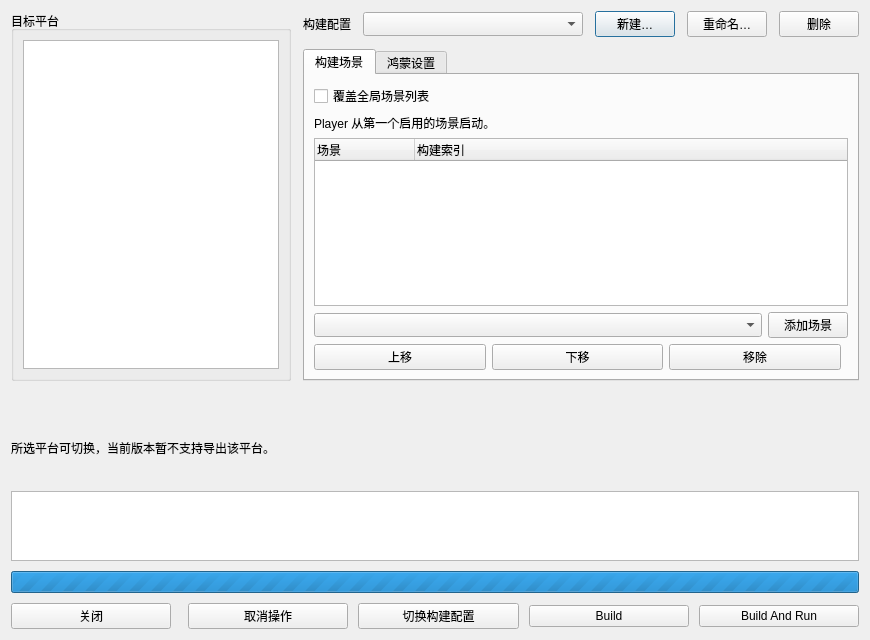
<?xml version="1.0" encoding="UTF-8"?>
<ui version="4.0">
 <class>BuildSettingUIWindow</class>
 <widget class="QDialog" name="BuildSettingUIWindow">
  <property name="windowTitle"><string>Build Profiles</string></property>
  <property name="geometry"><rect><x>0</x><y>0</y><width>870</width><height>640</height></rect></property>
  <property name="minimumSize"><size><width>665</width><height>455</height></size></property>
  <layout class="QVBoxLayout" name="mainLayout">
   <property name="spacing"><number>10</number></property>
   <item>
    <layout class="QHBoxLayout" name="contentLayout" stretch="0,1">
     <property name="spacing"><number>12</number></property>
     <item>
      <widget class="QGroupBox" name="platformGroup">
       <property name="title"><string>目标平台</string></property>
       <property name="minimumSize"><size><width>185</width><height>0</height></size></property>
       <layout class="QVBoxLayout" name="platformLayout">
        <item>
         <widget class="QTreeWidget" name="platformTree">
          <property name="rootIsDecorated"><bool>false</bool></property>
          <property name="itemsExpandable"><bool>false</bool></property>
          <property name="allColumnsShowFocus"><bool>true</bool></property>
          <property name="uniformRowHeights"><bool>true</bool></property>
          <property name="selectionMode"><enum>QAbstractItemView::SingleSelection</enum></property>
          <property name="selectionBehavior"><enum>QAbstractItemView::SelectRows</enum></property>
          <property name="editTriggers"><set>QAbstractItemView::NoEditTriggers</set></property>
          <property name="headerHidden"><bool>true</bool></property>
          <column><property name="text"><string>平台</string></property></column>
          <column><property name="text"><string>状态</string></property></column>
         </widget>
        </item>
       </layout>
      </widget>
     </item>
     <item>
      <layout class="QVBoxLayout" name="detailsLayout">
       <item>
        <layout class="QHBoxLayout" name="profileLayout" stretch="0,1,0,0,0">
         <item><widget class="QLabel" name="profileLabel"><property name="text"><string>构建配置</string></property><property name="buddy"><cstring>profileList</cstring></property></widget></item>
         <item><widget class="QComboBox" name="profileList"><property name="sizeAdjustPolicy"><enum>QComboBox::AdjustToMinimumContentsLengthWithIcon</enum></property><property name="minimumContentsLength"><number>12</number></property></widget></item>
         <item><widget class="QPushButton" name="addProfileButton"><property name="text"><string>新建…</string></property></widget></item>
         <item><widget class="QPushButton" name="renameProfileButton"><property name="text"><string>重命名…</string></property></widget></item>
         <item><widget class="QPushButton" name="removeProfileButton"><property name="text"><string>删除</string></property></widget></item>
        </layout>
       </item>
       <item>
        <widget class="QTabWidget" name="settingsTabs">
         <widget class="QWidget" name="sceneGroup">
          <attribute name="title"><string>构建场景</string></attribute>
       <layout class="QVBoxLayout" name="sceneLayout">
        <item>
         <widget class="QCheckBox" name="overrideScenes">
          <property name="text"><string>覆盖全局场景列表</string></property>
         </widget>
        </item>
        <item>
         <widget class="QLabel" name="startupHint">
          <property name="text"><string>Player 从第一个启用的场景启动。</string></property>
          <property name="wordWrap"><bool>true</bool></property>
         </widget>
        </item>
        <item>
         <widget class="QTreeWidget" name="sceneTree">
          <property name="rootIsDecorated"><bool>false</bool></property>
          <property name="itemsExpandable"><bool>false</bool></property>
          <property name="uniformRowHeights"><bool>true</bool></property>
          <property name="alternatingRowColors"><bool>true</bool></property>
          <property name="selectionMode"><enum>QAbstractItemView::SingleSelection</enum></property>
          <property name="selectionBehavior"><enum>QAbstractItemView::SelectRows</enum></property>
          <property name="editTriggers"><set>QAbstractItemView::NoEditTriggers</set></property>
          <column><property name="text"><string>场景</string></property></column>
          <column><property name="text"><string>构建索引</string></property></column>
         </widget>
        </item>
        <item>
         <layout class="QHBoxLayout" name="addSceneLayout" stretch="1,0">
          <item>
           <widget class="QComboBox" name="availableScenes">
            <property name="sizeAdjustPolicy"><enum>QComboBox::AdjustToMinimumContentsLengthWithIcon</enum></property>
            <property name="minimumContentsLength"><number>10</number></property>
           </widget>
          </item>
          <item><widget class="QPushButton" name="addSceneButton"><property name="text"><string>添加场景</string></property></widget></item>
         </layout>
        </item>
        <item>
         <layout class="QHBoxLayout" name="orderLayout">
          <item><widget class="QPushButton" name="moveUpButton"><property name="text"><string>上移</string></property></widget></item>
          <item><widget class="QPushButton" name="moveDownButton"><property name="text"><string>下移</string></property></widget></item>
          <item><widget class="QPushButton" name="removeSceneButton"><property name="text"><string>移除</string></property></widget></item>
          <item><spacer name="orderSpacer"><property name="orientation"><enum>Qt::Horizontal</enum></property></spacer></item>
         </layout>
        </item>
       </layout>
         </widget>
         <widget class="QWidget" name="harmonyPage">
          <attribute name="title"><string>鸿蒙设置</string></attribute>
          <layout class="QVBoxLayout" name="harmonyPageLayout">
           <property name="leftMargin"><number>0</number></property>
           <property name="topMargin"><number>0</number></property>
           <property name="rightMargin"><number>0</number></property>
           <property name="bottomMargin"><number>0</number></property>
           <item>
            <widget class="QScrollArea" name="harmonyScroll">
             <property name="frameShape"><enum>QFrame::NoFrame</enum></property>
             <property name="widgetResizable"><bool>true</bool></property>
             <property name="horizontalScrollBarPolicy"><enum>Qt::ScrollBarAlwaysOff</enum></property>
             <widget class="QWidget" name="harmonyContents">
              <layout class="QVBoxLayout" name="harmonyLayout">
               <item>
                <widget class="QGroupBox" name="harmonyProjectGroup">
                 <property name="title"><string>应用与产物</string></property>
                 <layout class="QFormLayout" name="harmonyProjectLayout">
                  <property name="fieldGrowthPolicy"><enum>QFormLayout::AllNonFixedFieldsGrow</enum></property>
                  <item row="0" column="0"><widget class="QLabel" name="harmonyOutputLabel"><property name="text"><string>产物类型</string></property><property name="buddy"><cstring>harmonyOutput</cstring></property></widget></item>
                  <item row="0" column="1">
                   <widget class="QComboBox" name="harmonyOutput">
                    <item><property name="text"><string>HAP 安装包</string></property></item>
                    <item><property name="text"><string>DevEco Studio 工程</string></property></item>
                   </widget>
                  </item>
                  <item row="1" column="0"><widget class="QLabel" name="applicationIdLabel"><property name="text"><string>应用标识</string></property><property name="buddy"><cstring>applicationId</cstring></property></widget></item>
                  <item row="1" column="1"><widget class="QLineEdit" name="applicationId"><property name="placeholderText"><string>org.gamesprout.player</string></property></widget></item>
                  <item row="2" column="0"><widget class="QLabel" name="appNameLabel"><property name="text"><string>应用名称</string></property><property name="buddy"><cstring>appName</cstring></property></widget></item>
                  <item row="2" column="1"><widget class="QLineEdit" name="appName"/></item>
                  <item row="3" column="0"><widget class="QLabel" name="versionNameLabel"><property name="text"><string>版本名称</string></property><property name="buddy"><cstring>versionName</cstring></property></widget></item>
                  <item row="3" column="1"><widget class="QLineEdit" name="versionName"/></item>
                  <item row="4" column="0"><widget class="QLabel" name="versionCodeLabel"><property name="text"><string>版本号</string></property><property name="buddy"><cstring>versionCode</cstring></property></widget></item>
                  <item row="4" column="1"><widget class="QSpinBox" name="versionCode"><property name="minimum"><number>1</number></property><property name="maximum"><number>2147483647</number></property></widget></item>
                  <item row="5" column="0"><widget class="QLabel" name="compatibleApiLabel"><property name="text"><string>最低 API</string></property><property name="buddy"><cstring>compatibleApi</cstring></property></widget></item>
                  <item row="5" column="1"><widget class="QSpinBox" name="compatibleApi"><property name="minimum"><number>1</number></property><property name="maximum"><number>2147483647</number></property></widget></item>
                  <item row="6" column="0"><widget class="QLabel" name="targetApiLabel"><property name="text"><string>目标 API</string></property><property name="buddy"><cstring>targetApi</cstring></property></widget></item>
                  <item row="6" column="1"><widget class="QSpinBox" name="targetApi"><property name="minimum"><number>1</number></property><property name="maximum"><number>2147483647</number></property></widget></item>
                  <item row="7" column="1">
                   <layout class="QHBoxLayout" name="harmonyProjectButtons">
                    <item><widget class="QPushButton" name="saveHarmonyProjectButton"><property name="text"><string>保存应用设置</string></property></widget></item>
                    <item><widget class="QPushButton" name="resetHarmonyProjectButton"><property name="text"><string>还原</string></property></widget></item>
                    <item><spacer name="harmonyProjectSpacer"><property name="orientation"><enum>Qt::Horizontal</enum></property></spacer></item>
                   </layout>
                  </item>
                 </layout>
                </widget>
               </item>
               <item>
                <widget class="QGroupBox" name="harmonyLocalGroup">
                 <property name="title"><string>本机工具、签名与运行设备</string></property>
                 <layout class="QFormLayout" name="harmonyLocalLayout">
                  <property name="fieldGrowthPolicy"><enum>QFormLayout::AllNonFixedFieldsGrow</enum></property>
                  <item row="0" column="0"><widget class="QLabel" name="toolsPathLabel"><property name="text"><string>工具链目录</string></property><property name="buddy"><cstring>toolsPath</cstring></property></widget></item>
                  <item row="0" column="1">
                   <layout class="QHBoxLayout" name="toolsPathLayout">
                    <item><widget class="QLineEdit" name="toolsPath"><property name="placeholderText"><string>自动检测</string></property></widget></item>
                    <item><widget class="QPushButton" name="browseToolsButton"><property name="text"><string>浏览…</string></property></widget></item>
                   </layout>
                  </item>
                  <item row="1" column="0"><widget class="QLabel" name="signingModeLabel"><property name="text"><string>签名方式</string></property><property name="buddy"><cstring>signingMode</cstring></property></widget></item>
                  <item row="1" column="1">
                   <widget class="QComboBox" name="signingMode">
                    <item><property name="text"><string>读取环境配置</string></property></item>
                    <item><property name="text"><string>生成未签名 HAP</string></property></item>
                    <item><property name="text"><string>使用本机 DevEco 签名配置</string></property></item>
                   </widget>
                  </item>
                  <item row="2" column="0"><widget class="QLabel" name="signingConfigLabel"><property name="text"><string>签名配置文件</string></property><property name="buddy"><cstring>signingConfig</cstring></property></widget></item>
                  <item row="2" column="1">
                   <layout class="QHBoxLayout" name="signingConfigLayout">
                    <item><widget class="QLineEdit" name="signingConfig"><property name="placeholderText"><string>DevEco 签名配置 JSON</string></property></widget></item>
                    <item><widget class="QPushButton" name="browseSigningButton"><property name="text"><string>浏览…</string></property></widget></item>
                   </layout>
                  </item>
                  <item row="3" column="0"><widget class="QLabel" name="runDeviceLabel"><property name="text"><string>运行设备</string></property><property name="buddy"><cstring>runDevice</cstring></property></widget></item>
                  <item row="3" column="1">
                   <layout class="QHBoxLayout" name="runDeviceLayout" stretch="1,0">
                    <item><widget class="QComboBox" name="runDevice"><property name="sizeAdjustPolicy"><enum>QComboBox::AdjustToMinimumContentsLengthWithIcon</enum></property><property name="minimumContentsLength"><number>10</number></property></widget></item>
                    <item><widget class="QPushButton" name="refreshDevicesButton"><property name="text"><string>刷新检测</string></property></widget></item>
                   </layout>
                  </item>
                  <item row="4" column="1">
                   <layout class="QHBoxLayout" name="harmonyLocalButtons">
                    <item><widget class="QPushButton" name="saveHarmonyLocalButton"><property name="text"><string>保存本机设置</string></property></widget></item>
                    <item><widget class="QPushButton" name="resetHarmonyLocalButton"><property name="text"><string>还原</string></property></widget></item>
                    <item><spacer name="harmonyLocalSpacer"><property name="orientation"><enum>Qt::Horizontal</enum></property></spacer></item>
                   </layout>
                  </item>
                 </layout>
                </widget>
               </item>
               <item><spacer name="harmonySpacer"><property name="orientation"><enum>Qt::Vertical</enum></property></spacer></item>
              </layout>
             </widget>
            </widget>
           </item>
          </layout>
         </widget>
        </widget>
       </item>
      </layout>
     </item>
    </layout>
   </item>
   <item>
    <widget class="QLabel" name="harmonyStatusLabel">
     <property name="textFormat"><enum>Qt::PlainText</enum></property>
     <property name="wordWrap"><bool>true</bool></property>
     <property name="textInteractionFlags"><set>Qt::TextSelectableByMouse</set></property>
    </widget>
   </item>
   <item>
    <widget class="QLabel" name="platformSummary">
     <property name="wordWrap"><bool>true</bool></property>
    </widget>
   </item>
   <item>
    <widget class="QLabel" name="exportUnavailable">
     <property name="text"><string>所选平台可切换，当前版本暂不支持导出该平台。</string></property>
     <property name="wordWrap"><bool>true</bool></property>
    </widget>
   </item>
   <item>
    <widget class="QLabel" name="messageLabel">
     <property name="textFormat"><enum>Qt::PlainText</enum></property>
     <property name="wordWrap"><bool>true</bool></property>
     <property name="textInteractionFlags"><set>Qt::TextSelectableByMouse</set></property>
    </widget>
   </item>
   <item>
    <widget class="QPlainTextEdit" name="buildDiagnostics">
     <property name="maximumHeight"><number>120</number></property>
     <property name="readOnly"><bool>true</bool></property>
     <property name="accessibleName"><string>构建诊断</string></property>
    </widget>
   </item>
   <item>
    <widget class="QProgressBar" name="operationProgress">
     <property name="minimum"><number>0</number></property>
     <property name="maximum"><number>0</number></property>
     <property name="textVisible"><bool>false</bool></property>
    </widget>
   </item>
   <item>
    <layout class="QHBoxLayout" name="buttonLayout">
     <item><widget class="QPushButton" name="closeButton"><property name="text"><string>关闭</string></property></widget></item>
     <item><spacer name="buttonSpacer"><property name="orientation"><enum>Qt::Horizontal</enum></property></spacer></item>
     <item><widget class="QPushButton" name="cancelButton"><property name="text"><string>取消操作</string></property></widget></item>
     <item><widget class="QPushButton" name="switchButton"><property name="text"><string>切换构建配置</string></property></widget></item>
     <item><widget class="QPushButton" name="buildButton"><property name="text"><string>Build</string></property></widget></item>
     <item><widget class="QPushButton" name="buildAndRunButton"><property name="text"><string>Build And Run</string></property></widget></item>
    </layout>
   </item>
  </layout>
  <action name="fileMenuAction"><property name="text"><string>File</string></property></action>
  <action name="buildSettingsAction"><property name="text"><string>Build Settings…</string></property></action>
 </widget>
 <resources/>
 <connections/>
</ui>
